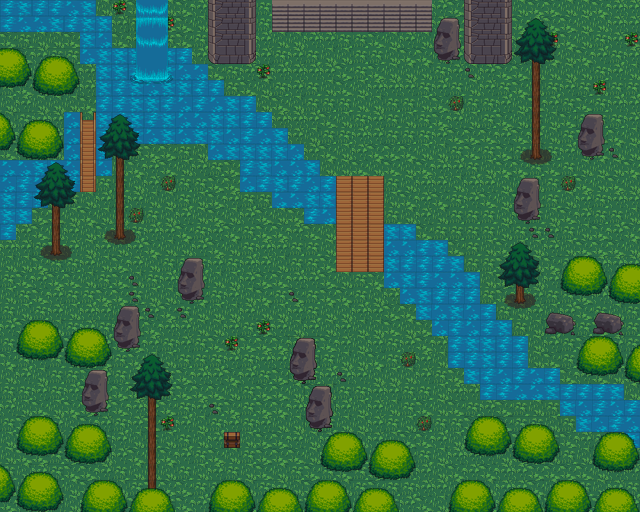

Tiled map render using the project's own tile images. Description and the map definition, with tile-layer contents summarised, below:
An orthogonal 40x32 tile map with 16x16 px tiles, 4 tile layers (collision, ground, wall, front), 1 hidden layer not drawn.

<map version="1.10" tiledversion="1.10.2" orientation="orthogonal" renderorder="right-down" width="40" height="32" tilewidth="16" tileheight="16" infinite="0" nextlayerid="9" nextobjectid="1">
 <editorsettings>
  <export target="../map/5FOREST/5FOREST.csv" format="csv" />
 </editorsettings>
 <tileset firstgid="1" source="newTileSet.tsx" />
 <layer id="5" name="collision" width="40" height="32">
  <data>[1280 cells, 379 non-empty, 1 distinct tile ids]</data>
 </layer>
 <layer id="8" name="ground" width="40" height="32">
  <data>[1280 cells, 1280 non-empty, 4 distinct tile ids]</data>
 </layer>
 <layer id="6" name="enemy" width="40" height="32" visible="0">
  <data>[1280 cells, 11 non-empty, 1 distinct tile ids]</data>
 </layer>
 <layer id="2" name="wall" width="40" height="32">
  <data>[1280 cells, 353 non-empty, 41 distinct tile ids]</data>
 </layer>
 <layer id="3" name="front" width="40" height="32">
  <data>[1280 cells, 309 non-empty, 48 distinct tile ids]</data>
 </layer>
</map>